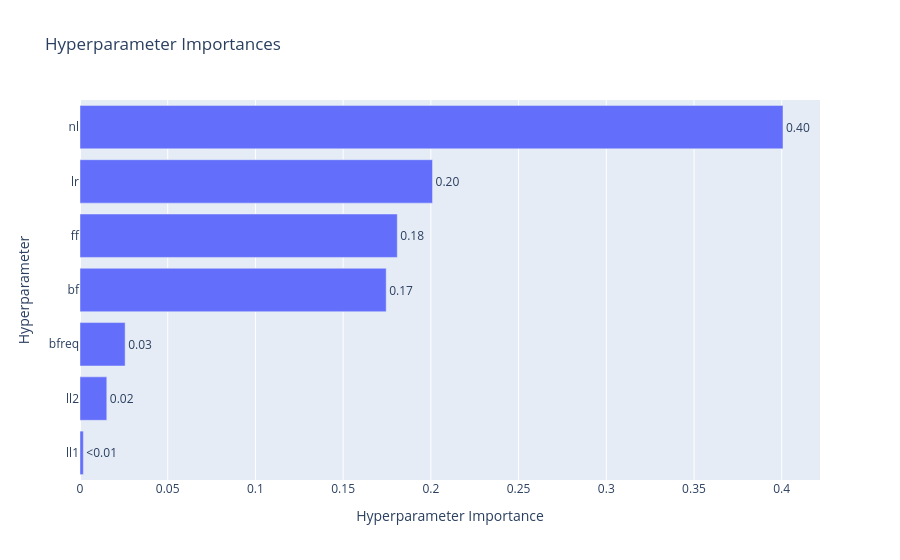
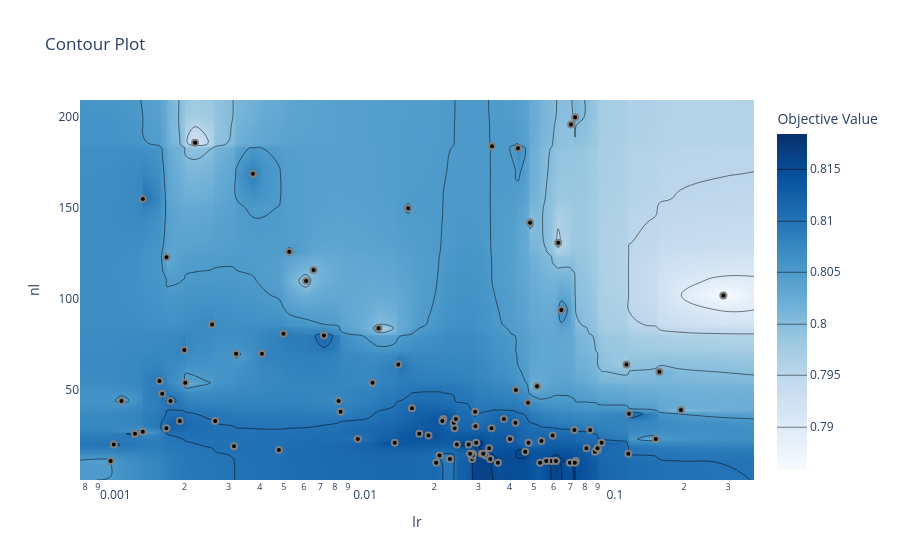

Notebook code cell kept with these figures, in order:
### Markdown cell above
### 1.3 Contour plot

**Задание:** выберите два гиперпараметра, которые (судя по `plot_param_importances`) сильнее всего влияют на метрику, и постройте для них contour plot. Ответьте: находится ли найденный оптимум внутри заданных границ поиска, или он «упирается» в край диапазона? Если упирается — как нужно было бы изменить границы поиска?

### Code cell
from optuna.visualization import plot_param_importances, plot_contour

# TODO: постройте plot_param_importances(study)
fig = plot_param_importances(study)
fig.show()
# TODO: выберите два наиболее важных гиперпараметра и постройте для них plot_contour(study, params=[...])
fig = plot_contour(study, params=['lr', 'nl'])
fig.show()

### Figure 1 — Plotly figure (JSON) as saved in the notebook; plotly's stock layout.template omitted (floating-point values rounded to 4 significant figures)
{"data": [{"cliponaxis": false, "hovertemplate": ["ll1 (FloatDistribution): 0.001906837082131112<extra></extra>", "ll2 (FloatDistribution): 0.015272207662150875<extra></extra>", "bfreq (IntDistribution): 0.025728426618473466<extra></extra>", "bf (FloatDistribution): 0.17453730430370587<extra></extra>", "ff (FloatDistribution): 0.1808557165418067<extra></extra>", "lr (FloatDistribution): 0.20096253249917034<extra></extra>", "nl (IntDistribution): 0.4007369752925616<extra></extra>"], "name": "Objective Value", "orientation": "h", "text": ["<0.01", "0.02", "0.03", "0.17", "0.18", "0.20", "0.40"], "textposition": "outside", "type": "bar", "x": [0.001907, 0.01527, 0.02573, 0.1745, 0.1809, 0.201, 0.4007], "y": ["ll1", "ll2", "bfreq", "bf", "ff", "lr", "nl"]}], "layout": {"title": {"text": "Hyperparameter Importances"}, "xaxis": {"title": {"text": "Hyperparameter Importance"}}, "yaxis": {"title": {"text": "Hyperparameter"}}}}

### Figure 2 — Plotly figure (JSON) as saved in the notebook; plotly's stock layout.template omitted (floating-point values rounded to 4 significant figures; data arrays with more than 128 entries replaced by an {"elided": "..."} marker saying what was removed)
{"data": [{"colorbar": {"title": {"text": "Objective Value"}}, "colorscale": [[0, "rgb(247,251,255)"], [0.125, "rgb(222,235,247)"], [0.25, "rgb(198,219,239)"], [0.375, "rgb(158,202,225)"], [0.5, "rgb(107,174,214)"], [0.625, "rgb(66,146,198)"], [0.75, "rgb(33,113,181)"], [0.875, "rgb(8,81,156)"], [1, "rgb(8,48,107)"]], "connectgaps": true, "contours": {"coloring": "heatmap"}, "hoverinfo": "none", "line": {"smoothing": 1.3}, "reversescale": false, "type": "contour", "x": [0.0007631, 0.001012, 0.001042, 0.001118, 0.001267, 0.001361, 0.001362, 0.001588, 0.001629, 0.001692, 0.001694, 0.001757, 0.001914, 0.001997, 0.002013, 0.002205, 0.002579, 0.002653, 0.003156, 0.003218, 0.003758, 0.004082, 0.004773, 0.004979, 0.005252, 0.006137, 0.006572, 0.007227, 0.008275, 0.008429, 0.009876, 0.01131, 0.01196, 0.01389, 0.01435, 0.01572, 0.01627, 0.01741, 0.01895, 0.02035, 0.02097, 0.02154, 0.02172, 0.02308, 0.02394, 0.02411, 0.02441, 0.02462, 0.02743, 0.0278, 0.02832, 0.02848, 0.02852, 0.02914, 0.02921, 0.02942, 0.03101, 0.03142, 0.03206, 0.03315, 0.03348, 0.03387, 0.03404, 0.03595, 0.03799, 0.04015, 0.04225, 0.04241, 0.04324, 0.04625, 0.04741, 0.04765, 0.04831, 0.05154, 0.05302, 0.05366, 0.0561, 0.05882, 0.0595, 0.06137, 0.06261, 0.06446, 0.06982, 0.07053, 0.07272, 0.07306, 0.0732, 0.07363, 0.08127, 0.08407, 0.08792, 0.08999, 0.09026, 0.09345, 0.1175, 0.1196, 0.1203, 0.154, 0.1591, 0.1942, 0.2871, 0.3807], "y": [0.5, 10, 11, 12, 14, 15, 16, 17, 18, 19, 20, 21, 22, 23, 25, 26, 27, 28, 29, 30, 32, 33, 34, 37, 38, 39, 40, 43, 44, 48, 50, 52, 54, 55, 60, 64, 70, 72, 80, 81, 84, 86, 94, 102, 110, 116, 123, 126, 131, 142, 150, 155, 169, 183, 184, 186, 196, 200, 209.5], "z": {"elided": "59x102 float values"}}, {"marker": {"color": "black", "line": {"color": "Gray", "width": 2}}, "mode": "markers", "name": "Feasible Trial", "showlegend": false, "type": "scatter", "x": [0.07053, 0.05154, 0.005252, 0.01131, 0.002205, 0.001362, 0.001694, 0.03404, 0.2871, 0.01572, 0.001042, 0.001012, 0.004979, 0.004082, 0.004773, 0.003156, 0.002653, 0.008429, 0.002579, 0.02411, 0.1591, 0.02394, 0.009876, 0.001118, 0.02308, 0.08407, 0.003218, 0.001757, 0.008275, 0.06446, 0.01435, 0.001692, 0.001629, 0.001914, 0.002013, 0.02914, 0.007227, 0.006572, 0.04831, 0.01196, 0.006137, 0.001588, 0.001997, 0.001267, 0.001361, 0.003758, 0.04225, 0.02035, 0.1203, 0.1175, 0.1942, 0.03799, 0.04241, 0.09026, 0.03315, 0.06261, 0.08127, 0.08792, 0.04015, 0.05366, 0.09345, 0.08999, 0.154, 0.05882, 0.0561, 0.07363, 0.06982, 0.07306, 0.05302, 0.1196, 0.07272, 0.0732, 0.06137, 0.0595, 0.03206, 0.02832, 0.03348, 0.03101, 0.02852, 0.02848, 0.01627, 0.02097, 0.02743, 0.02942, 0.02921, 0.01389, 0.01895, 0.02441, 0.0278, 0.04765, 0.03387, 0.03595, 0.04625, 0.02462, 0.04741, 0.03142, 0.04324, 0.01741, 0.02172, 0.02154], "y": [196, 52, 126, 54, 186, 155, 123, 184, 102, 150, 20, 11, 81, 70, 17, 19, 33, 38, 86, 29, 60, 32, 23, 44, 12, 28, 70, 44, 44, 94, 64, 29, 48, 33, 54, 38, 80, 116, 142, 84, 110, 55, 72, 26, 27, 169, 32, 10, 37, 64, 39, 34, 50, 17, 18, 131, 18, 16, 23, 22, 21, 18, 23, 11, 11, 11, 10, 10, 10, 15, 28, 200, 11, 25, 14, 12, 12, 15, 15, 14, 40, 14, 20, 21, 30, 21, 25, 34, 15, 21, 29, 10, 16, 20, 43, 15, 183, 26, 34, 33]}, {"marker": {"color": "#cccccc", "line": {"color": "Gray", "width": 2}}, "mode": "markers", "name": "Infeasible Trial", "showlegend": false, "type": "scatter", "x": [], "y": []}], "layout": {"title": {"text": "Contour Plot"}, "xaxis": {"range": [-3.117, -0.4194], "title": {"text": "lr"}, "type": "log"}, "yaxis": {"range": [0.5, 209.5], "title": {"text": "nl"}}}}
